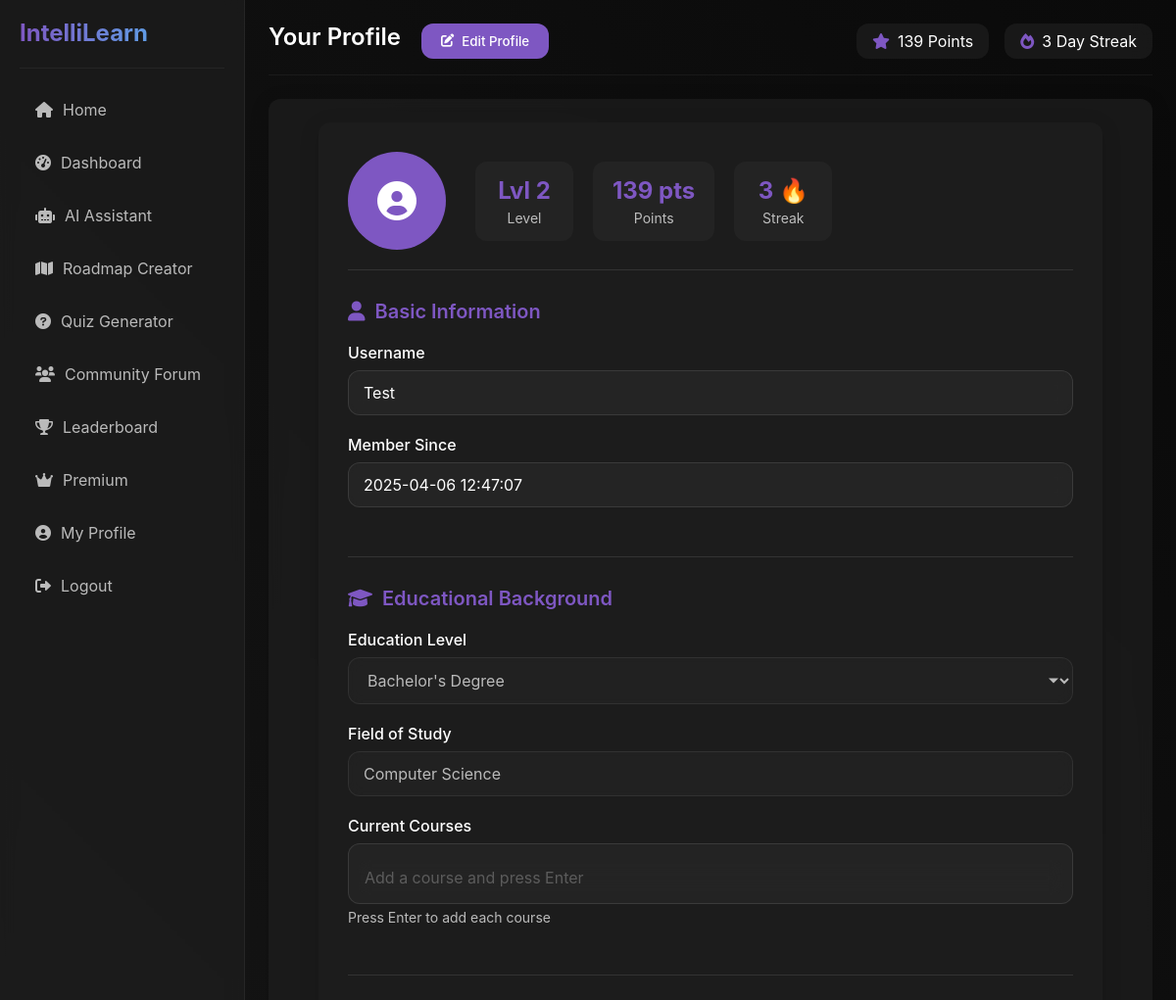
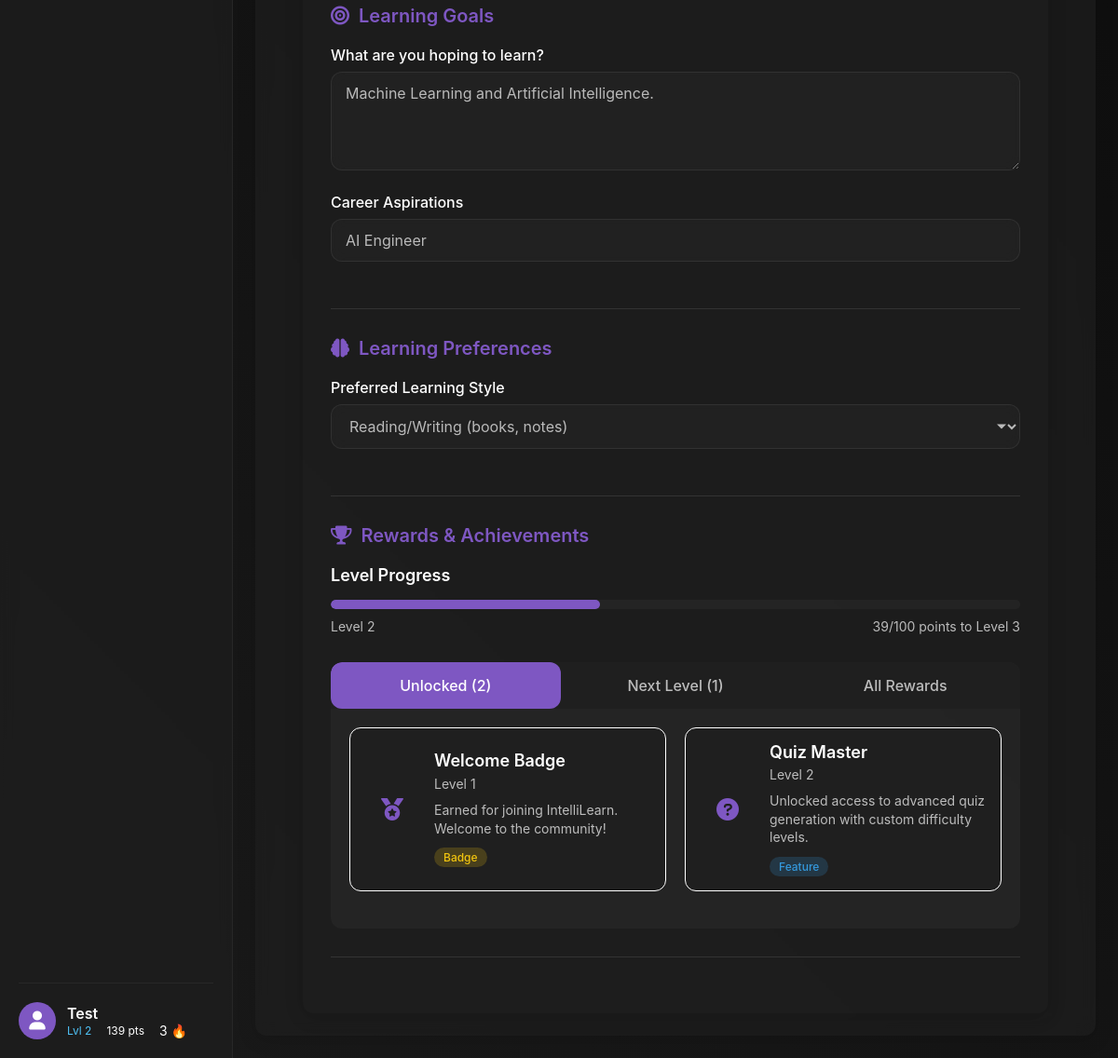
Screenshot of /profile (signed in) with the database file from the repository (2 pictures, top to bottom).
### models.py (models this page shows, shortened)
class User(db.Model):
    __tablename__ = 'users'
    id = db.Column(db.Integer, primary_key=True)
    username = db.Column(db.String(50), unique=True, nullable=False)
    password = db.Column(db.String(100), nullable=False)
    points = db.Column(db.Integer, default=0)
    level = db.Column(db.Integer, default=1)
    streak = db.Column(db.Integer, default=0)
    completed_topics = db.Column(db.Text, default='[]')  # JSON string of completed topics
    is_premium = db.Column(db.Boolean, default=False)
    premium_until = db.Column(db.DateTime, nullable=True)
    created_at = db.Column(db.DateTime, default=datetime.datetime.utcnow)
    education_level = db.Column(db.String(100), nullable=True)  # e.g., High School, Bachelor's, Master's
    field_of_study = db.Column(db.String(100), nullable=True)  # e.g., Computer Science, Biology
    current_courses = db.Column(db.Text, default='[]')  # JSON string of current courses
    learning_goals = db.Column(db.Text, nullable=True)  # Learning objectives
    career_goals = db.Column(db.String(200), nullable=True)  # Career aspirations
    preferred_learning_style = db.Column(db.String(50), nullable=True)  # e.g., Visual, Auditory, Reading/Writing
    roadmaps = db.relationship('Roadmap', backref='creator', lazy=True)
    forum_posts = db.relationship('ForumPost', backref='author', lazy=True)
    forum_comments = db.relationship('ForumComment', backref='author', lazy=True)
    chat_messages = db.relationship('ChatMessage', backref='user', lazy=True)
    def get_completed_topics(self):
        if self.completed_topics:
            return json.loads(self.completed_topics)
        return []
    def get_current_courses(self):
        if self.current_courses:
            return json.loads(self.current_courses)
        return []
    def to_dict(self):
        return {
            'id': self.id,
            'username': self.username,
            'points': self.points,
            'level': self.level,
            'streak': self.streak,
            'completed_topics': self.get_completed_topics(),
            'is_premium': self.is_premium,
            'premium_until': self.premium_until.isoformat() if self.premium_until else None,
            'education_level': self.education_level,
            'field_of_study': self.field_of_study,
            'current_courses': self.get_current_courses(),
            'learning_goals': self.learning_goals,
            'career_goals': self.career_goals,
            'preferred_learning_style': self.preferred_learning_style
        }
    def get_rewards(self):
        rewards = UserReward.query.filter(UserReward.level <= self.level, UserReward.is_active == True).all()
        return [reward.to_dict() for reward in rewards]
    def get_next_rewards(self):
        next_rewards = UserReward.query.filter(UserReward.level == self.level + 1, UserReward.is_active == True).all()
        return [reward.to_dict() for reward in next_rewards]
    def get_all_rewards(self):
        rewards = []
        all_rewards = UserReward.query.filter(UserReward.level <= 10, UserReward.is_active == True).order_by(UserReward.level).all()
        for reward in all_rewards:
            reward_dict = reward.to_dict()
            reward_dict['unlocked'] = reward.level <= self.level
            rewards.append(reward_dict)
        return rewards

class UserReward(db.Model):
    __tablename__ = 'user_rewards'
    id = db.Column(db.Integer, primary_key=True)
    level = db.Column(db.Integer, nullable=False)
    name = db.Column(db.String(100), nullable=False)
    description = db.Column(db.Text, nullable=False)
    reward_type = db.Column(db.String(50), nullable=False)  # 'feature', 'badge', 'token', etc.
    icon = db.Column(db.String(50), nullable=True)  # Font Awesome icon class
    is_active = db.Column(db.Boolean, default=True)
    def to_dict(self):
        return {
            'id': self.id,
            'level': self.level,
            'name': self.name,
            'description': self.description,
            'reward_type': self.reward_type,
            'icon': self.icon,
            'is_active': self.is_active
        }

### app.py (the view)
@app.route('/profile')
@login_required
def profile():
    username = session['username']
    user = User.query.filter_by(username=username).first()
    unlocked_rewards = user.get_rewards()
    next_level_rewards = user.get_next_rewards()
    all_rewards = user.get_all_rewards()
    current_level_points = (user.level - 1) * 100
    next_level_points = user.level * 100
    level_progress = ((user.points - current_level_points) / 100) * 100  # As percentage
    notifications = session.pop('notifications', [])
    return render_template('profile.html',
                          user=user,
                          unlocked_rewards=unlocked_rewards,
                          next_level_rewards=next_level_rewards,
                          all_rewards=all_rewards,
                          level_progress=level_progress,
                          notifications=notifications)

### templates/profile.html (shortened to what this page needs)
{% extends "base.html" %}
{% block page_title %}
    Your Profile
    <div class="page-actions">
        <button class="btn btn-primary btn-sm" id="edit-profile-btn">
            <i class="fas fa-edit"></i> Edit Profile
        </button>
    </div>
{% endblock %}
{% block content %}
<div class="profile-container">
    <div class="profile-header">
        <div class="profile-avatar">
            <i class="fas fa-user-circle"></i>
        </div>
        <div class="profile-stats">
            <div class="stat-box">
                <div class="stat-value user-level">Lvl {{ user.level }}</div>
                <div class="stat-label">Level</div>
            </div>
            <div class="stat-box">
                <div class="stat-value user-points">{{ user.points }} pts</div>
                <div class="stat-label">Points</div>
            </div>
            <div class="stat-box">
                <div class="stat-value">{{ user.streak }} 🔥</div>
                <div class="stat-label">Streak</div>
            </div>
        </div>
    </div>
    <div class="profile-form">
        <form id="profile-form" method="post" action="{{ url_for('update_profile') }}">
            <div class="form-section">
                <h3><i class="fas fa-user"></i> Basic Information</h3>
                <div class="form-group">
                    <label for="username">Username</label>
                    <input type="text" id="username" name="username" value="{{ user.username }}" readonly>
                </div>
                <div class="form-group">
                    <label for="member-since">Member Since</label>
                    <input type="text" id="member-since" value="{{ user.created_at|timestamp_format }}" readonly>
                </div>
            </div>
            <div class="form-section">
                <h3><i class="fas fa-graduation-cap"></i> Educational Background</h3>
                <div class="form-group">
                    <label for="education-level">Education Level</label>
                    <select id="education-level" name="education_level" disabled>
                        <option value="Bachelor's Degree" {% if user.education_level == "Bachelor's Degree" %}selected{% endif %}>Bachelor's Degree</option>
                    </select>
                </div>
                <div class="form-group">
                    <label for="field-of-study">Field of Study</label>
                    <input type="text" id="field-of-study" name="field_of_study" value="{{ user.field_of_study }}" placeholder="E.g. Computer Science, Biology, Literature" disabled>
                </div>
                <div class="form-group">
                    <label for="current-courses">Current Courses</label>
                    <div class="input-tags-container">
                        <input type="text" id="current-courses" placeholder="Add a course and press Enter" disabled>
                    </div>
                    <small class="form-help">Press Enter to add each course</small>
                </div>
            </div>
            <div class="form-section">
                <h3><i class="fas fa-bullseye"></i> Learning Goals</h3>
                <div class="form-group">
                    <label for="learning-goals">What are you hoping to learn?</label>
                    <textarea id="learning-goals" name="learning_goals" rows="4" placeholder="Describe your learning objectives" disabled>{{ user.learning_goals }}</textarea>
                </div>
                <div class="form-group">
                    <label for="career-goals">Career Aspirations</label>
                    <input type="text" id="career-goals" name="career_goals" value="{{ user.career_goals }}" placeholder="E.g. Software Engineer, Data Scientist, Teacher" disabled>
                </div>
            </div>
            <div class="form-section">
                <h3><i class="fas fa-brain"></i> Learning Preferences</h3>
                <div class="form-group">
                    <label for="learning-style">Preferred Learning Style</label>
                    <select id="learning-style" name="preferred_learning_style" disabled>
                        <option value="Reading/Writing" {% if user.preferred_learning_style == "Reading/Writing" %}selected{% endif %}>Reading/Writing (books, notes)</option>
                    </select>
                </div>
            </div>
        </form>
    </div>
    <div class="form-section">
        <h3><i class="fas fa-trophy"></i> Rewards & Achievements</h3>
        <div class="rewards-container">
            <div class="level-progress-section">
                <h4>Level Progress</h4>
                <div class="level-progress-container">
                    <div class="level-progress-bar">
                        <div class="level-progress-fill" style="width: {{ level_progress }}%;"></div>
                    </div>
                    <div class="level-progress-info">
                        <span>Level {{ user.level }}</span>
                        <span>{{ user.points % 100 }}/100 points to Level {{ user.level + 1 }}</span>
                    </div>
                </div>
            </div>
            <div class="rewards-tabs">
                <div class="tabs-header">
                    <button class="tab-btn active" data-tab="unlocked">Unlocked ({{ unlocked_rewards|length }})</button>
                    <button class="tab-btn" data-tab="next">Next Level ({{ next_level_rewards|length }})</button>
                    <button class="tab-btn" data-tab="all">All Rewards</button>
                </div>
                <div class="tabs-content">
                    <div class="tab-pane active" id="unlocked-rewards">
                        {% if unlocked_rewards %}
                            <div class="rewards-grid">
                                {% for reward in unlocked_rewards %}
                                    <div class="reward-card unlocked">
                                        <div class="reward-icon">
                                            <i class="fas fa-{{ reward.icon }}"></i>
                                        </div>
                                        <div class="reward-info">
                                            <h5>{{ reward.name }}</h5>
                                            <div class="reward-level">Level {{ reward.level }}</div>
                                            <p>{{ reward.description }}</p>
                                            <span class="reward-type {{ reward.reward_type }}">{{ reward.reward_type|capitalize }}</span>
                                        </div>
                                    </div>
                                {% endfor %}
                            </div>
                        {% else %}
                            <div class="empty-state">
                                <p>You haven't unlocked any rewards yet. Keep learning to reach Level 2!</p>
                            </div>
                        {% endif %}
                    </div>
                            {% set current_level = 0 %}
{% endblock %}

### templates/base.html (shortened to what this page needs)
<!DOCTYPE html>
<html lang="en">
<head>
    <link rel="stylesheet" href="{{ url_for('static', filename='css/style.css') }}">
    <link rel="stylesheet" href="https://cdnjs.cloudflare.com/ajax/libs/font-awesome/6.0.0/css/all.min.css">
</head>
<body>
    <div class="app-container">
        <nav class="sidebar">
            <div class="sidebar-header">
                <h1 class="logo">IntelliLearn</h1>
            </div>
            <ul class="sidebar-menu">
                {% if 'username' in session %}
                <li><a href="{{ url_for('dashboard') }}"><i class="fas fa-home"></i> Home</a></li>
                <li><a href="{{ url_for('dashboard') }}"><i class="fas fa-tachometer-alt"></i> Dashboard</a></li>
                <li><a href="{{ url_for('ai_chat') }}"><i class="fas fa-robot"></i> AI Assistant</a></li>
                <li><a href="{{ url_for('roadmap_creator') }}"><i class="fas fa-map"></i> Roadmap Creator</a></li>
                <li><a href="{{ url_for('quiz_generator') }}"><i class="fas fa-question-circle"></i> Quiz Generator</a></li>
                <li><a href="{{ url_for('forum') }}"><i class="fas fa-users"></i> Community Forum</a></li>
                <li><a href="{{ url_for('leaderboard') }}"><i class="fas fa-trophy"></i> Leaderboard</a></li>
                <li><a href="{{ url_for('premium') }}"><i class="fas fa-crown"></i> Premium</a></li>
                <li><a href="{{ url_for('profile') }}"><i class="fas fa-user-circle"></i> My Profile</a></li>
                <li><a href="{{ url_for('logout') }}"><i class="fas fa-sign-out-alt"></i> Logout</a></li>
                {% else %}
                <li><a href="{{ url_for('index') }}"><i class="fas fa-home"></i> Home</a></li>
                <li><a href="{{ url_for('login') }}"><i class="fas fa-sign-in-alt"></i> Login</a></li>
                <li><a href="{{ url_for('signup') }}"><i class="fas fa-user-plus"></i> Sign Up</a></li>
                {% endif %}
            </ul>
            {% if 'username' in session %}
            <a href="{{ url_for('profile') }}" class="user-info-link">
                <div class="user-info">
                    <div class="user-avatar">
                        <i class="fas fa-user"></i>
                    </div>
                    <div class="user-details">
                        <div class="username">{{ user.username }}</div>
                        <div class="user-stats">
                            <span class="user-level" title="Current Level">Lvl {{ user.level }}</span>
                            <span class="user-points" title="Points">{{ user.points }} pts</span>
                            <span class="user-streak" title="Current Streak">{{ user.streak }} 🔥</span>
                        </div>
                    </div>
                </div>
            </a>
            {% endif %}
        </nav>
        <main class="content">
            <div class="content-header">
                <div class="page-title">
                    <h2>{% block page_title %}IntelliLearn{% endblock %}</h2>
                </div>
                {% if 'username' in session %}
                <div class="user-stats">
                    <div class="stat">
                        <i class="fas fa-star"></i>
                        <span>{% if user is defined %}{{ user.points }} Points{% else %}0 Points{% endif %}</span>
                    </div>
                    <div class="stat">
                        <i class="fas fa-fire"></i>
                        <span>{% if user is defined %}{{ user.streak }} Day Streak{% else %}0 Day Streak{% endif %}</span>
                    </div>
                </div>
                {% endif %}
            </div>
            <div class="content-body">
                {% block content %}{% endblock %}
        </main>
    </div>
</body>
</html>

### rows the page displays
User: username "Test", level "2", points "139", streak "3", created_at "2025-04-06 12:47:07", education_level "Bachelor's Degree", field_of_study "Computer Science", learning_goals "Machine Learning and Artificial Intelligence.", career_goals "AI Engineer", preferred_learning_style "Reading/Writing (books, notes)", user.points%100 "39", user.level+1 "3"
UserReward: name "Welcome Badge", level "1", description "Earned for joining IntelliLearn. Welcome to the community!", reward_type "Badge"
UserReward: name "Quiz Master", level "2", description "Unlocked access to advanced quiz generation with custom difficulty levels.", reward_type "Feature"

### other values shown
{{ unlocked_rewards|length }} "2"
{{ next_level_rewards|length }} "1"
